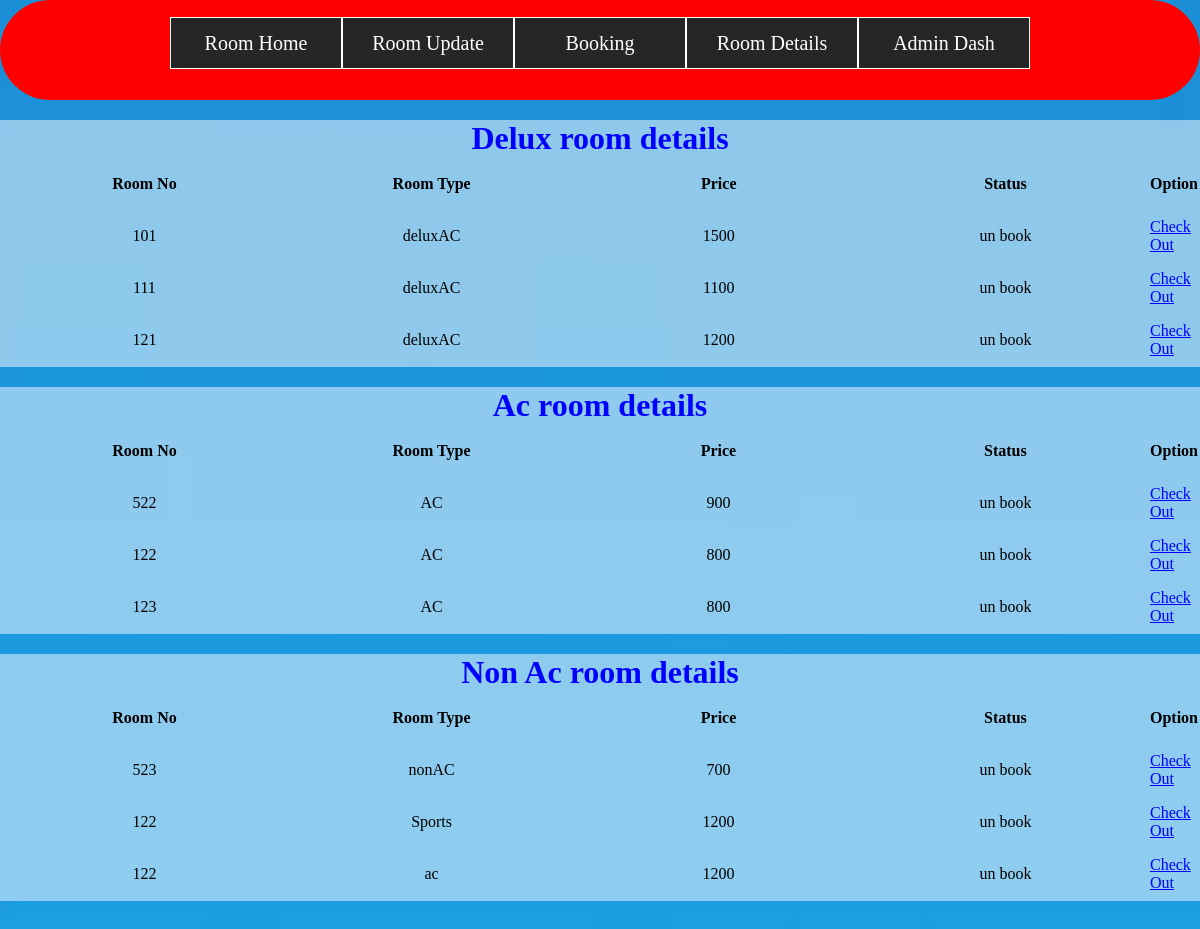
The app's page /admin/roomdetails.php with its own data.
### tables this page shows
CREATE TABLE `deluxacroom` (
  `id` int(11) NOT NULL,
  `roomno` int(11) NOT NULL,
  `roomtype` varchar(20) DEFAULT NULL,
  `price` int(11) NOT NULL,
  `status` varchar(20) NOT NULL DEFAULT 'un book'
);

CREATE TABLE `acroom` (
  `id` int(11) NOT NULL,
  `roomno` int(11) NOT NULL,
  `roomtype` varchar(20) DEFAULT NULL,
  `price` int(11) NOT NULL,
  `status` varchar(20) NOT NULL DEFAULT 'un book'
);

CREATE TABLE `nonac` (
  `id` int(11) NOT NULL,
  `roomno` int(11) NOT NULL,
  `roomtype` varchar(20) DEFAULT NULL,
  `price` int(11) NOT NULL,
  `status` varchar(20) NOT NULL DEFAULT 'un book'
);

### admin/roomdetails.php (the view, shortened to what this page needs)
<?php
include('../dbcon.php');
?>
<!DOCTYPE html>
<html lang="en">
<head>
    <link rel="stylesheet" href="stylee.css">
</head>
<body>
    <div class="wrapper-container">
    <div class="wrapper">
        <ul>
            <li><a href="aroom.php">Room Home</a></li>
            <li><a href="#">Room Update</a>
            </li>
            <li><a href="booking.php">Booking</a></li>
            <li><a href="roomdetails.php">Room Details</a></li>
            <li><a href="admindash.php">Admin Dash</a></li>
        </ul>
    </div>
    </div>
    <div class="admin-room-details">
         <h1 style="color:blue; text-align:center;">Delux room details</h1>
         <table>
             <tr>
                     <th width="25%" height="50px">Room No</th>
                     <th width="25%" height="50px">Room Type</th>
                     <th width="25%" height="50px">Price</th>
                     <th width="25%" height="50px">Status</th>
                     <th width="25%" height="50px">Option</th>
             </tr>
             <?php
                $qry="SELECT * FROM `deluxacroom`";
                $run=mysqli_query($sql,$qry);
                while( $row=mysqli_fetch_assoc($run))
                {
                    $rno=$row['roomno'];
                    $rtype=$row['roomtype'];
                    $price=$row['price'];
                    $status=$row['status'];
                    ?>
                    <tr>
                    <td width="25%" height="50px"><center><?php echo $rno ?></center></td>
                     <td width="25%" height="50px"><center><?php echo $rtype ?></center></td>
                     <td width="25%" height="50px"><center><?php echo $price ?></center></td>
                     <td width="25%" height="50px"><center><?php echo $status ?></center></td>
                     <td><a style="color:blue;" href="co.php? rno=<?php echo $rno; ?>">Check Out</a></td>
                    </tr>
                    <?php
                }
             ?>
         </table>
    </div>
    <div class="admin-room-details">
         <h1 style="color:blue; text-align:center;">Ac room details</h1>
         <table>
             <tr>
                     <th width="25%" height="50px">Room No</th>
                     <th width="25%" height="50px">Room Type</th>
                     <th width="25%" height="50px">Price</th>
                     <th width="25%" height="50px">Status</th>
                     <th width="25%" height="50px">Option</th>
             </tr>
             <?php
                $qry="SELECT * FROM `acroom`";
                $run=mysqli_query($sql,$qry);
                while( $row=mysqli_fetch_assoc($run))
                {
                    $rno=$row['roomno'];
                    $rtype=$row['roomtype'];
                    $price=$row['price'];
                    $status=$row['status'];
                    ?>
                    <tr>
                    <td width="25%" height="50px"><center><?php echo $rno ?></center></td>
                     <td width="25%" height="50px"><center><?php echo $rtype ?></center></td>
                     <td width="25%" height="50px"><center><?php echo $price ?></center></td>
                     <td width="25%" height="50px"><center><?php echo $status ?></center></td>
                     <td><a style="color:blue;" href="co1.php? rno=<?php echo $rno; ?>">Check Out</a></td>
                    </tr>
                    <?php
                }
             ?>
         </table>
    </div>
    <div class="admin-room-details">
         <h1 style="color:blue; text-align:center;">Non Ac room details</h1>
         <table>
             <tr>
                     <th width="25%" height="50px">Room No</th>
                     <th width="25%" height="50px">Room Type</th>
                     <th width="25%" height="50px">Price</th>
                     <th width="25%" height="50px">Status</th>
                     <th width="25%" height="50px">Option</th>
             </tr>
             <?php
                $qry="SELECT * FROM `nonac`";
                $run=mysqli_query($sql,$qry);
                while( $row=mysqli_fetch_assoc($run))
                {
                    $rno=$row['roomno'];
                    $rtype=$row['roomtype'];
                    $price=$row['price'];
                    $status=$row['status'];
                    ?>
                    <tr>
                    <td width="25%" height="50px"><center><?php echo $rno ?></center></td>
                     <td width="25%" height="50px"><center><?php echo $rtype ?></center></td>
                     <td width="25%" height="50px"><center><?php echo $price ?></center></td>
                     <td width="25%" height="50px"><center><?php echo $status ?></center></td>
                     <td><a style="color:blue;" href="co2.php? rno=<?php echo $rno; ?>">Check Out</a></td>
                    </tr>
                    <?php
                }
             ?>
         </table>
    </div>
</body>
</html>

### admin/stylee.css (style rules this page uses)
* { margin: 0; padding: 0; }
.wrapper { width: 860px; margin: 0 auto; }
.wrapper-container { background-color: red; width: 100%; height: 100px; position: relative; border-radius: 50px; }
.wrapper ul { list-style: none; padding-top: 2%; }
.wrapper ul li { background: #262626; width: 170px; border: 1px solid #fff; height: 50px; line-height: 50px; text-align: center; float: left; position: relative; }
.wrapper ul li a { color: #fff; font-size: 20px; text-decoration: none; }

### admin/roomdetails.php (style rules this page uses)
.admin-room-details { background:rgba(255,255,255,0.5); }
.admin-room-details h1 { text-align:center; margin-top: 20px; }
body::before { position: absolute; content: ""; height: 170%; width: 100%; z-index: -1; opacity: 0.89; background: url('../img/adminhotel2.jpg') center center/cover no-repeat; }

### records on screen
deluxacroom: roomno "101", roomtype "deluxAC", price "1500", status "un book"
deluxacroom: roomno "111", roomtype "deluxAC", price "1100", status "un book"
deluxacroom: roomno "121", roomtype "deluxAC", price "1200", status "un book"
acroom: roomno "522", roomtype "AC", price "900", status "un book"
acroom: roomno "122", roomtype "AC", price "800", status "un book"
acroom: roomno "123", roomtype "AC", price "800", status "un book"
nonac: roomno "523", roomtype "nonAC", price "700", status "un book"
nonac: roomno "122", roomtype "Sports", price "1200", status "un book"
nonac: roomno "122", roomtype "ac", price "1200", status "un book"
